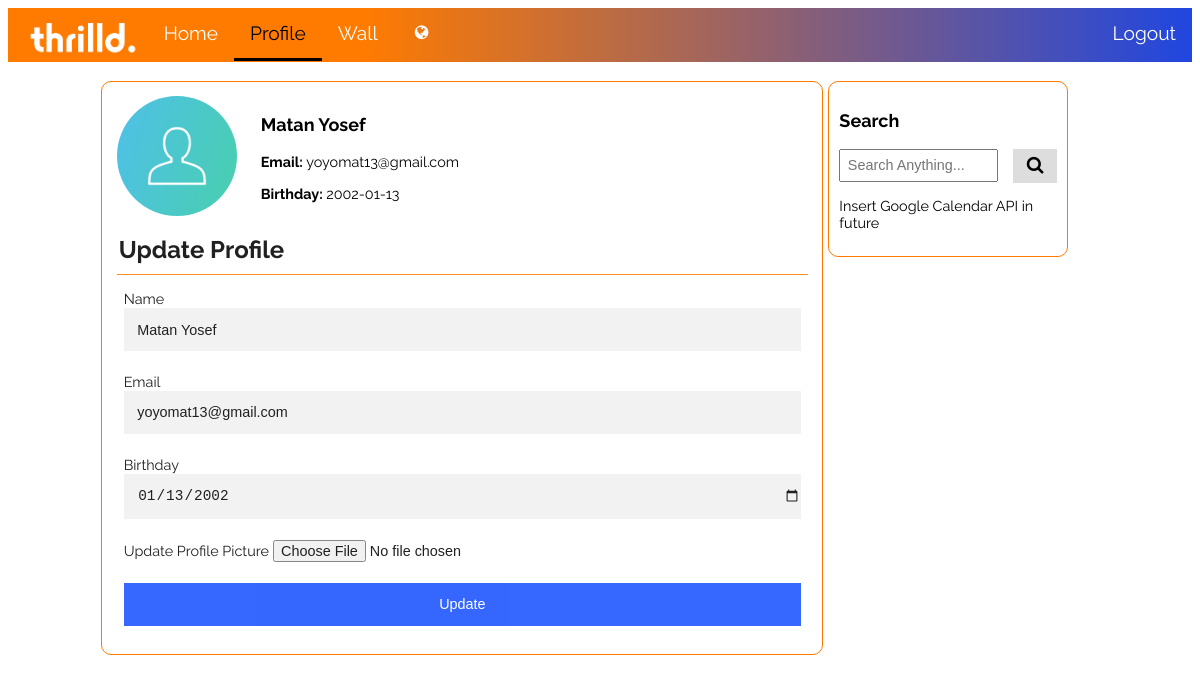
Page /profile (signed in) on the committed database.
### app/models.py (models this page shows, shortened)
class User(db.Model, UserMixin):#passing the UserMixin as an argument to define each entry/object as a user.
  __tablename__ = 'user'
  id = db.Column(db.Integer, primary_key=True)
  name = db.Column(db.String(160), nullable=False)
  email = db.Column(db.String(240), unique=True, nullable=False )
  password = db.Column(db.String, nullable=False)
  birthday = db.Column(db.String(10))
  country = db.Column(db.String(2))
  image_file = db.Column(db.String(20), default="default.jpg")
  role = db.Column(db.String(8), default="urole")
  bucket_list = db.relationship('List', backref='owner', lazy=True)
  new_not = db.Column(db.Integer, default=0)

### app/routes.py (the view)
@app.route('/profile', methods=['GET', 'POST'])
@login_required(type='urole')
def profile():
    form = UpdateProfileForm()
    if form.validate_on_submit():
        if form.picture.data: #If they have a picture they choose to upload, resize it (by using the save_picture function) and set their new image_file to that filename.
            picture_file = save_picture(form.picture.data)
            current_user.image_file = picture_file
        current_user.name = form.name.data.strip()
        current_user.email = form.email.data
        current_user.birthday = form.birthday.data
        db.session.commit()
        flash("Your profile has been updated!", 'success')
        return redirect(url_for('profile'))
    elif request.method == 'GET': #form.validate_on_submit is a POST request. Using the GET method means I can fill their current data into the form when they are looking at it.
        form.name.data = current_user.name
        form.email.data = current_user.email
        birthday_str = current_user.birthday
        birthday_str = datetime.strptime(birthday_str,'%Y-%m-%d')
        newformat = birthday_str.strftime('%m/%d/%Y')
        birthday_date = datetime.strptime(newformat, '%m/%d/%Y')
        form.birthday.data = birthday_date
    image_file = url_for('static', filename='images/profile_pics/' + current_user.image_file) #set image_file variable to where their image is stored.
    return render_template('profile.html', page_title='Profile', image_file=image_file, form=form, legend='Update Profile') #Passing the image_file variable means I can display it on the profile page.

### app/models.py (called while the page is built)
@login_manager.user_loader
def load_user(user_id):
    return User.query.get(int(user_id)) #It takes the id return the corresponding user entry.

### app/routes.py (called while the page is built, shortened)
def login_required(type="ANY"): #It lets me define different roles for the users. This meant that if they were a service (srole), they could have a different home screen etc than if they were a user (urole).
    def wrapper(fn):
        @wraps(fn) # Makes the function (wraps it with) a decorator with @ so that it is just basically saying 'the login required to access this page is...'
        def decorated_view(*args, **kwargs):
            return fn(*args, **kwargs)
        return decorated_view
    return wrapper

### app/templates/profile.html (shortened to what this page needs)
{% extends 'layout.html' %} {% block content %}
<div class = "profile_box">
  <div class="profile_padding">
    <img class="profile_img" src="{{ image_file }}">
    <div class="profile_info">
        <h3>{{ current_user.name }}</h3>
        <p><b>Email: </b>{{ current_user.email }}</p>
        <p><b>Birthday: </b>{{ current_user.birthday }}</p>
    </div>
    <br>
    <form action="" method="POST" enctype="multipart/form-data">
      <div class='profile_form'>
        <legend class = 'form__title'>{{ legend }}</legend>
        <div class = "wide-form__group">
          {{form.name.label(class="form__label")}}
          <br>
          {% if form.name.errors %}
            {{form.name(class="wide-invalid_form__group")}}
            <div class="fail_alert">
              {% for error in form.name.errors %}
                <span>{{ error }}</span>
                {% endfor %}
            </div>
          {% else %}
            {{form.name(class="wide-form__box")}}
          {% endif %}
        </div>
        <div class = "wide-form__group">
          {{form.email.label(class="form__label")}}
          <br>
          {% if form.email.errors %}
            {{form.email(class="wide-invalid_form__group")}}
            <div class="fail_alert">
              {% for error in form.email.errors %}
                <span>{{ error }}</span>
                {% endfor %}
            </div>
          {% else %}
            {{form.email(class="wide-form__box")}}
          {% endif %}
        </div>
        <div class = "wide-form__group">
          {{form.birthday.label(class="form__label")}}
          <br>
          {% if form.birthday.errors %}
            {{form.birthday(class="wide-invalid_form__group")}}
            <div class="fail_alert">
              {% for error in form.birthday.errors %}
                <span>{{ error }}</span>
                {% endfor %}
            </div>
          {% else %}
            {{form.birthday(class="wide-form__box")}}
          {% endif %}
        </div>
        <div class = "wide-form__group">
          {{form.picture.label(class="form__label")}}
          {{form.picture(class="pic_upload")}}
        </div>
        <div class = "wide-form__group">
          {{form.submit(class="wide-submit_button")}}
        </div>
      </div>
    </form>
  </div>
</div>
<div class="sidebar">
  <h3>Search</h3>
  <div class="search-container">
    <form action = '#'>
      <input type="text" placeholder="Search Anything...">
      <button type="submit"><i class="fa fa-search"></i></button>
    </form>
  </div>
  <p>Insert Google Calendar API in future<p>
</div>
{% endblock %}

### app/static/css/style.css (style rules this page uses)
body { color: black; font-family: 'Raleway', sans-serif; }
h3 { font-size: 1.5vw; }
p { font-size: 1.2vw; }
.form__title { font-weight: bold; font-size: 2vw; padding-bottom: 10px; border-bottom: 1px solid #ff7b00; }
.form__label { font-size: 1.2vw; }
.wide-form__group { padding: 1% 0 1% 0; margin: 1%; border: none; }
.wide-form__box { width: 98%; padding: 2% 0 2% 2%; display: inline-block; border: none; background: #f1f1f1; font-size: 1.2vw; }
.wide-submit_button { font-size: 1.2vw; background-color: #003fff; color: white; padding: 2% 2%; border: none; cursor: pointer; width: 100%; opacity: 0.9; }
.pic_upload { font-size: 1.2vw; }
.sidebar { float: left; width: 21.8%; background-color: white; border: 1px solid #ff7b00; border-radius:10px; margin-top: 10px; margin-left: 0.5%; padding: 1%; }
.sidebar input[type=text] { float: left; padding: 3%; width: 65%; font-size: 1.2vw; }
.sidebar .search-container button { float: right; display:inline-block; width: 20%; padding: 3%; background: #dddddd; font-size: 1.5vw; border: none; cursor: pointer; }
.sidebar .search-container::after { content: ""; clear: both; display: table; }
.profile_box { float: left; width: 72.2%; margin-top: 10px; border: 1px solid #ff7b00; border-radius: 10px; background-color: white; margin-bottom: 10px; }
.profile_padding { padding: 2%; }
.profile_img { width: 10vw; height: 10vw; float: left; margin-right: 2vw; border-radius: 50vw; }
.profile_form { margin: auto; background-color: white; opacity: 0.87; }

### rows in the picture
User: name "Matan Yosef", email "yoyomat13@gmail.com", birthday "2002-01-13", birthday "01/13/2002"

### other values in the picture
{{ legend }} "Update Profile"
